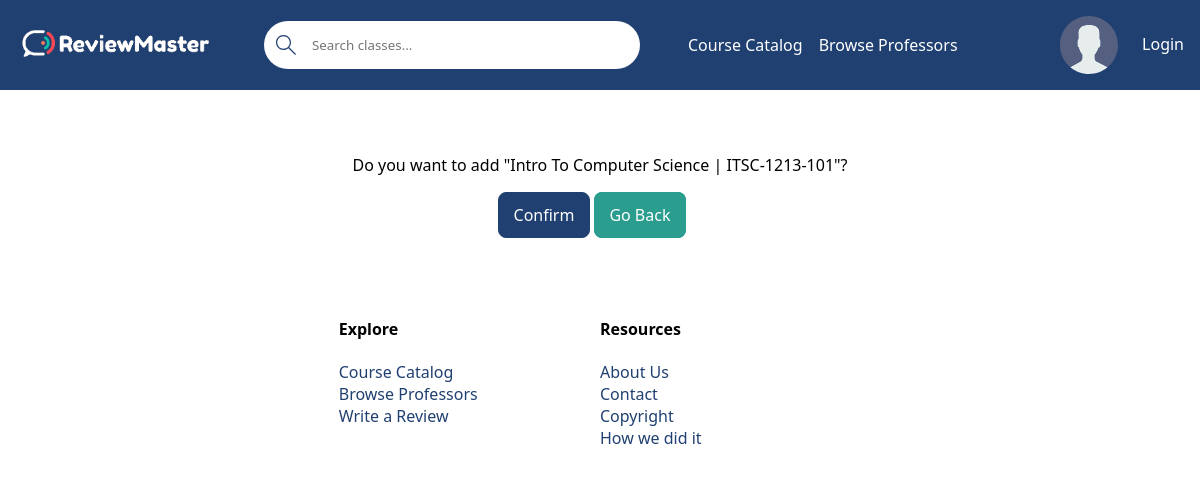
The page /add-course/ITSC-1213-101 on the database its author committed.
### base/models.py (models this page shows)
class Course(models.Model):
    name = models.CharField(max_length=200)  # Ex: Software Engineering
    department = models.ForeignKey(Department, null=True,  on_delete=models.SET_NULL)  # NOT SURE IF SET NULL IS GOOD HERE
    number = models.IntegerField(null=False)  # Ex: 3155
    students = models.ManyToManyField(User, related_name='students', blank=True)  # The students who are taking the course
    professor = models.ForeignKey(Professor, related_name='professor', on_delete=models.SET_NULL, null=True)  # The professor who teach the course
    section_number = models.IntegerField() # EX: 100
    credit_hours = models.IntegerField() # EX: 3
    class Meta:
        ordering = ['department', 'number', 'section_number']  # Order by department, number, and section number.
    def __str__(self):
        return f'{self.department}-{self.number}-{self.section_number}'  # Calling will return DEPT-####-###

class Department(models.Model):
    name = models.CharField(max_length=4)  # EX: ITSC, MATH, ITIS, etc
    def __str__(self):
        return self.name  # Calling Department will return name

### base/views/views_courses.py (the view)
# urls.py: path('add-course/<str:pk>', add_course, name='add-course'),
def add_course(request, pk):
    return update_course(request, pk, 'add')

### base/views/views_courses.py (called while the page is built, shortened)
def update_course(request, pk, action):
    split = pk.split('-')
    dept = split[0]
    course_number = split[1]
    course = Course.objects.filter(department__name=dept,
                                   number=course_number).get()  # filters courses to only get ones the user is in
    session_data = request.session.get('referer', {}) # Gets referal page if exists
    request.session['referer'] = request.META.get('HTTP_REFERER')
    context = {
        'course': course,
        'remove': action == 'remove'
    }
    return render(request, 'base/add_remove_course.html', context)

### base/templates/base/add_remove_course.html (shortened to what this page needs)
{% extends 'main.html' %}
{% block content %}
    <main>
        <form action="" method="post" class="form box">
            {% if remove %}
                <p>Do you want to remove "{{ course.name }} | {{ course }}"?</p>
            {% else %}
                <p>Do you want to add "{{ course.name }} | {{ course }}"?</p>
            {% endif %}
            <div class="action-buttons">
                <button class="primary-button" type="submit">Confirm</button>
                <a class="secondary-button" href="{{ request.META.HTTP_REFERER }}">Go Back</a>
            </div>
        </form>
    </main>
{% endblock content %}

### static/styles/styles.css (style rules this page uses)
:root { --primary-color: #204071; --secondary-color: #2a9d8f; --light-color: #ffffff; --error-color: #ba2d3d; --success-color: #2a9d8f; --dark-gray: #495057; --light-grey: #dee2e6; --star-color: #ffb900; --star-color-hover: gold; --star-color-active: #ea0; }
* { font-family: "Segoe UI", Roboto, Oxygen, Ubuntu, Cantarell, "Open Sans", "Helvetica Neue", sans-serif; margin: 0; padding: 0; box-sizing: border-box; text-rendering: optimizeLegibility; }
main:not(.home) { width: 80%; margin: 4rem auto; }
.box { display: flex; flex-direction: column; align-items: center; }
a { color: var(--primary-color); text-decoration: none; }
.primary-button, .secondary-button { width: fit-content; padding: 0.7rem 0.9rem; border-radius: 0.5rem; font-size: 1rem; color: var(--light-color); }
.primary-button { border: 1px solid var(--primary-color); background-color: var(--primary-color); }
.secondary-button { border: 1px solid var(--secondary-color); background-color: var(--secondary-color); margin-right: 1rem; }
.form { width: 70%; margin: 0 auto; text-align: left; gap: 1rem; }

### rows shown on the page
Course: name "Intro To Computer Science", department+number+section_number "ITSC-1213-101"
